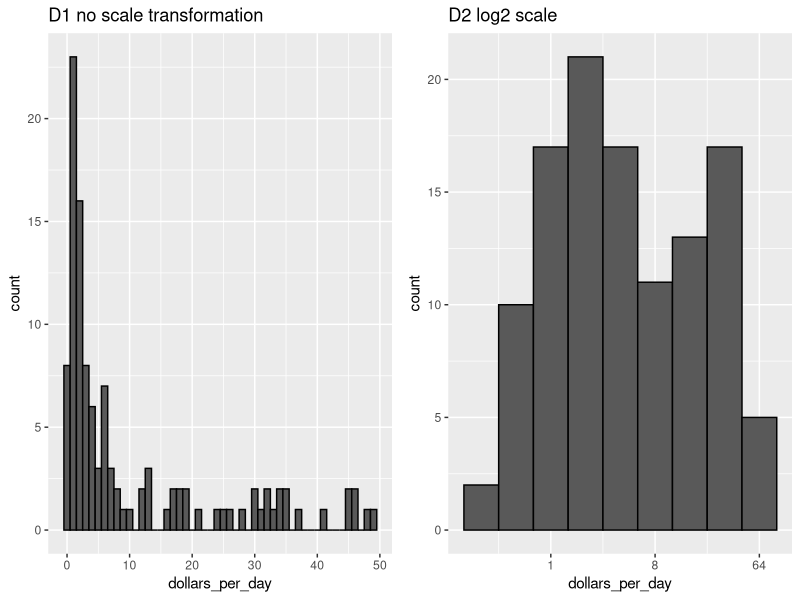

This chart was generated by the following R code:
library(dslabs)
library(tidyverse)
library(ggplot2)
library(ggrepel)
library(dplyr)
library(gridExtra)
data("gapminder")

gapminder <- gapminder %>%
  mutate(dollars_per_day=gdp/population/365)

d1 <- gapminder %>%
  filter(year == 1970 & !is.na(gdp)) %>%
  ggplot(aes(dollars_per_day)) +
  geom_histogram(binwidth = 1, color = "black") +
  ggtitle("D1 no scale transformation")

d2 <- gapminder %>%
  filter(year == 1970 & !is.na(gdp)) %>%
  ggplot(aes(dollars_per_day)) +
  geom_histogram(binwidth = 1, color = "black") +
  scale_x_continuous(trans = "log2") +
  ggtitle("D2 log2 scale")

grid.arrange(d1,d2,nrow=1)


  
